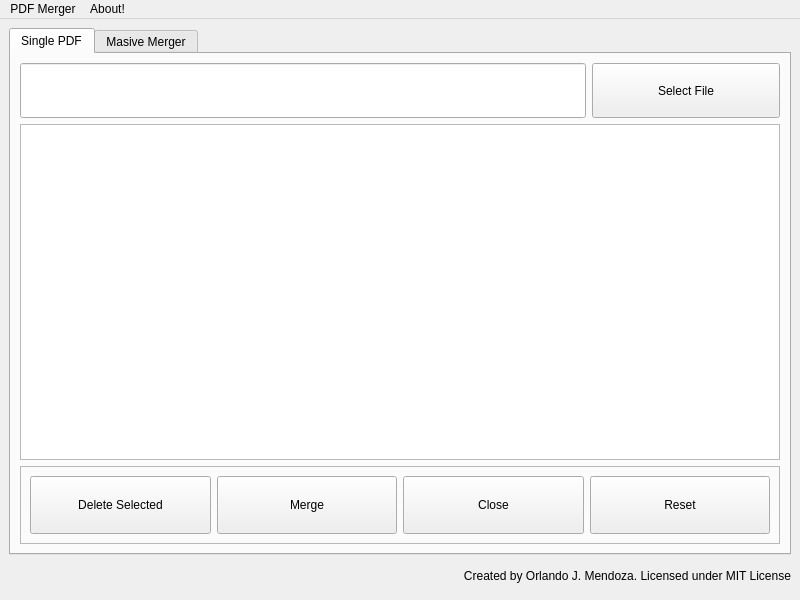
<?xml version="1.0" encoding="UTF-8"?>
<ui version="4.0">
 <class>MainWindow</class>
 <widget class="QMainWindow" name="MainWindow">
  <property name="geometry">
   <rect>
    <x>0</x>
    <y>0</y>
    <width>800</width>
    <height>600</height>
   </rect>
  </property>
  <property name="minimumSize">
   <size>
    <width>800</width>
    <height>600</height>
   </size>
  </property>
  <property name="windowTitle">
   <string>MainWindow</string>
  </property>
  <widget class="QWidget" name="centralwidget">
   <layout class="QVBoxLayout" name="verticalLayout_3">
    <item>
     <widget class="QFrame" name="frame_tabs">
      <property name="frameShape">
       <enum>QFrame::NoFrame</enum>
      </property>
      <property name="frameShadow">
       <enum>QFrame::Raised</enum>
      </property>
      <layout class="QVBoxLayout" name="verticalLayout">
       <property name="leftMargin">
        <number>0</number>
       </property>
       <property name="topMargin">
        <number>0</number>
       </property>
       <property name="rightMargin">
        <number>0</number>
       </property>
       <property name="bottomMargin">
        <number>0</number>
       </property>
       <item>
        <widget class="QTabWidget" name="tabWidget">
         <property name="currentIndex">
          <number>0</number>
         </property>
         <widget class="QWidget" name="tab_singlepdf">
          <property name="autoFillBackground">
           <bool>false</bool>
          </property>
          <attribute name="title">
           <string>Single PDF</string>
          </attribute>
          <layout class="QVBoxLayout" name="verticalLayout_6">
           <item>
            <widget class="QFrame" name="outputFrame_2">
             <property name="minimumSize">
              <size>
               <width>0</width>
               <height>55</height>
              </size>
             </property>
             <property name="maximumSize">
              <size>
               <width>16777215</width>
               <height>55</height>
              </size>
             </property>
             <property name="frameShape">
              <enum>QFrame::NoFrame</enum>
             </property>
             <property name="frameShadow">
              <enum>QFrame::Raised</enum>
             </property>
             <property name="lineWidth">
              <number>0</number>
             </property>
             <layout class="QHBoxLayout" name="horizontalLayout_3">
              <property name="leftMargin">
               <number>0</number>
              </property>
              <property name="topMargin">
               <number>0</number>
              </property>
              <property name="rightMargin">
               <number>0</number>
              </property>
              <property name="bottomMargin">
               <number>0</number>
              </property>
              <item>
               <widget class="QLineEdit" name="listFrame">
                <property name="maximumSize">
                 <size>
                  <width>16777215</width>
                  <height>55</height>
                 </size>
                </property>
               </widget>
              </item>
              <item>
               <widget class="QPushButton" name="btnBrowseOutputFile">
                <property name="maximumSize">
                 <size>
                  <width>16777215</width>
                  <height>55</height>
                 </size>
                </property>
                <property name="styleSheet">
                 <string notr="true">width: 180px;
height: 50px;</string>
                </property>
                <property name="text">
                 <string>Select File</string>
                </property>
               </widget>
              </item>
             </layout>
            </widget>
           </item>
           <item>
            <widget class="QFrame" name="outputFrame">
             <property name="frameShape">
              <enum>QFrame::NoFrame</enum>
             </property>
             <property name="frameShadow">
              <enum>QFrame::Raised</enum>
             </property>
             <layout class="QVBoxLayout" name="verticalLayout_2">
              <property name="leftMargin">
               <number>0</number>
              </property>
              <property name="topMargin">
               <number>0</number>
              </property>
              <property name="rightMargin">
               <number>0</number>
              </property>
              <property name="bottomMargin">
               <number>0</number>
              </property>
              <item>
               <widget class="QListWidget" name="pdfListWidget"/>
              </item>
             </layout>
            </widget>
           </item>
           <item>
            <widget class="QFrame" name="btnFrame">
             <property name="maximumSize">
              <size>
               <width>16777215</width>
               <height>16777215</height>
              </size>
             </property>
             <property name="styleSheet">
              <string notr="true">height: 70px;</string>
             </property>
             <property name="frameShape">
              <enum>QFrame::StyledPanel</enum>
             </property>
             <property name="frameShadow">
              <enum>QFrame::Raised</enum>
             </property>
             <layout class="QHBoxLayout" name="horizontalLayout_2">
              <item>
               <widget class="QPushButton" name="btnDeleteSelect">
                <property name="styleSheet">
                 <string notr="true">width: 180px;
height: 50px;</string>
                </property>
                <property name="text">
                 <string>Delete Selected</string>
                </property>
               </widget>
              </item>
              <item>
               <widget class="QPushButton" name="btnMerge">
                <property name="styleSheet">
                 <string notr="true">width: 180px;
height: 50px;</string>
                </property>
                <property name="text">
                 <string>Merge</string>
                </property>
               </widget>
              </item>
              <item>
               <widget class="QPushButton" name="btnClose">
                <property name="styleSheet">
                 <string notr="true">width: 180px;
height: 50px;</string>
                </property>
                <property name="text">
                 <string>Close</string>
                </property>
               </widget>
              </item>
              <item>
               <widget class="QPushButton" name="btnReset">
                <property name="styleSheet">
                 <string notr="true">width: 180px;
height: 50px;</string>
                </property>
                <property name="text">
                 <string>Reset</string>
                </property>
               </widget>
              </item>
             </layout>
            </widget>
           </item>
          </layout>
         </widget>
         <widget class="QWidget" name="tab_unif_masivo">
          <attribute name="title">
           <string>Masive Merger</string>
          </attribute>
          <layout class="QVBoxLayout" name="verticalLayout_4">
           <item>
            <widget class="QFrame" name="frame_3">
             <property name="maximumSize">
              <size>
               <width>16777215</width>
               <height>125</height>
              </size>
             </property>
             <property name="frameShape">
              <enum>QFrame::NoFrame</enum>
             </property>
             <property name="frameShadow">
              <enum>QFrame::Raised</enum>
             </property>
             <layout class="QVBoxLayout" name="verticalLayout_5">
              <property name="leftMargin">
               <number>0</number>
              </property>
              <property name="topMargin">
               <number>0</number>
              </property>
              <property name="rightMargin">
               <number>0</number>
              </property>
              <property name="bottomMargin">
               <number>0</number>
              </property>
              <item>
               <widget class="QFrame" name="frame_5">
                <property name="frameShape">
                 <enum>QFrame::NoFrame</enum>
                </property>
                <property name="frameShadow">
                 <enum>QFrame::Raised</enum>
                </property>
                <layout class="QHBoxLayout" name="horizontalLayout_4">
                 <property name="leftMargin">
                  <number>0</number>
                 </property>
                 <property name="topMargin">
                  <number>0</number>
                 </property>
                 <property name="rightMargin">
                  <number>0</number>
                 </property>
                 <property name="bottomMargin">
                  <number>0</number>
                 </property>
                 <item>
                  <widget class="QPushButton" name="btm_fuente">
                   <property name="minimumSize">
                    <size>
                     <width>145</width>
                     <height>0</height>
                    </size>
                   </property>
                   <property name="maximumSize">
                    <size>
                     <width>16777215</width>
                     <height>55</height>
                    </size>
                   </property>
                   <property name="text">
                    <string>Source Directory</string>
                   </property>
                  </widget>
                 </item>
                 <item>
                  <widget class="QLineEdit" name="lineEdit">
                   <property name="minimumSize">
                    <size>
                     <width>0</width>
                     <height>0</height>
                    </size>
                   </property>
                   <property name="maximumSize">
                    <size>
                     <width>16777215</width>
                     <height>55</height>
                    </size>
                   </property>
                  </widget>
                 </item>
                </layout>
               </widget>
              </item>
              <item>
               <widget class="QFrame" name="frame_6">
                <property name="frameShape">
                 <enum>QFrame::NoFrame</enum>
                </property>
                <property name="frameShadow">
                 <enum>QFrame::Raised</enum>
                </property>
                <layout class="QHBoxLayout" name="horizontalLayout_5">
                 <property name="leftMargin">
                  <number>0</number>
                 </property>
                 <property name="topMargin">
                  <number>0</number>
                 </property>
                 <property name="rightMargin">
                  <number>0</number>
                 </property>
                 <property name="bottomMargin">
                  <number>0</number>
                 </property>
                 <item>
                  <widget class="QPushButton" name="btn_destino">
                   <property name="minimumSize">
                    <size>
                     <width>145</width>
                     <height>0</height>
                    </size>
                   </property>
                   <property name="maximumSize">
                    <size>
                     <width>16777215</width>
                     <height>55</height>
                    </size>
                   </property>
                   <property name="text">
                    <string>Save to Directory</string>
                   </property>
                  </widget>
                 </item>
                 <item>
                  <widget class="QLineEdit" name="lineEdit_2">
                   <property name="minimumSize">
                    <size>
                     <width>0</width>
                     <height>0</height>
                    </size>
                   </property>
                   <property name="maximumSize">
                    <size>
                     <width>16777215</width>
                     <height>55</height>
                    </size>
                   </property>
                  </widget>
                 </item>
                </layout>
               </widget>
              </item>
             </layout>
            </widget>
           </item>
           <item>
            <widget class="QFrame" name="frame_4">
             <property name="frameShape">
              <enum>QFrame::NoFrame</enum>
             </property>
             <property name="frameShadow">
              <enum>QFrame::Raised</enum>
             </property>
             <layout class="QGridLayout" name="gridLayout">
              <item row="0" column="0">
               <widget class="QProgressBar" name="progressBar">
                <property name="value">
                 <number>24</number>
                </property>
               </widget>
              </item>
             </layout>
            </widget>
           </item>
          </layout>
         </widget>
        </widget>
       </item>
      </layout>
     </widget>
    </item>
    <item>
     <widget class="QFrame" name="frame_footer">
      <property name="minimumSize">
       <size>
        <width>0</width>
        <height>30</height>
       </size>
      </property>
      <property name="frameShape">
       <enum>QFrame::NoFrame</enum>
      </property>
      <property name="frameShadow">
       <enum>QFrame::Raised</enum>
      </property>
      <property name="lineWidth">
       <number>0</number>
      </property>
      <layout class="QHBoxLayout" name="horizontalLayout">
       <property name="leftMargin">
        <number>0</number>
       </property>
       <property name="topMargin">
        <number>0</number>
       </property>
       <property name="rightMargin">
        <number>0</number>
       </property>
       <property name="bottomMargin">
        <number>0</number>
       </property>
       <item>
        <widget class="QLabel" name="label">
         <property name="sizePolicy">
          <sizepolicy hsizetype="Preferred" vsizetype="Preferred">
           <horstretch>0</horstretch>
           <verstretch>0</verstretch>
          </sizepolicy>
         </property>
         <property name="minimumSize">
          <size>
           <width>400</width>
           <height>30</height>
          </size>
         </property>
         <property name="layoutDirection">
          <enum>Qt::RightToLeft</enum>
         </property>
         <property name="text">
          <string>Created by Orlando J. Mendoza. Licensed under MIT License</string>
         </property>
         <property name="alignment">
          <set>Qt::AlignRight|Qt::AlignTrailing|Qt::AlignVCenter</set>
         </property>
        </widget>
       </item>
      </layout>
     </widget>
    </item>
   </layout>
  </widget>
  <widget class="QMenuBar" name="menubar">
   <property name="geometry">
    <rect>
     <x>0</x>
     <y>0</y>
     <width>800</width>
     <height>22</height>
    </rect>
   </property>
   <widget class="QMenu" name="menuPDF_Merger">
    <property name="title">
     <string>PDF Merger</string>
    </property>
    <addaction name="actionSettings"/>
    <addaction name="actionQuit"/>
   </widget>
   <widget class="QMenu" name="menuAbout">
    <property name="title">
     <string>About!</string>
    </property>
   </widget>
   <addaction name="menuPDF_Merger"/>
   <addaction name="menuAbout"/>
  </widget>
  <action name="actionSettings">
   <property name="text">
    <string>Settings</string>
   </property>
  </action>
  <action name="actionQuit">
   <property name="text">
    <string>Quit!</string>
   </property>
  </action>
 </widget>
 <resources/>
 <connections/>
</ui>
